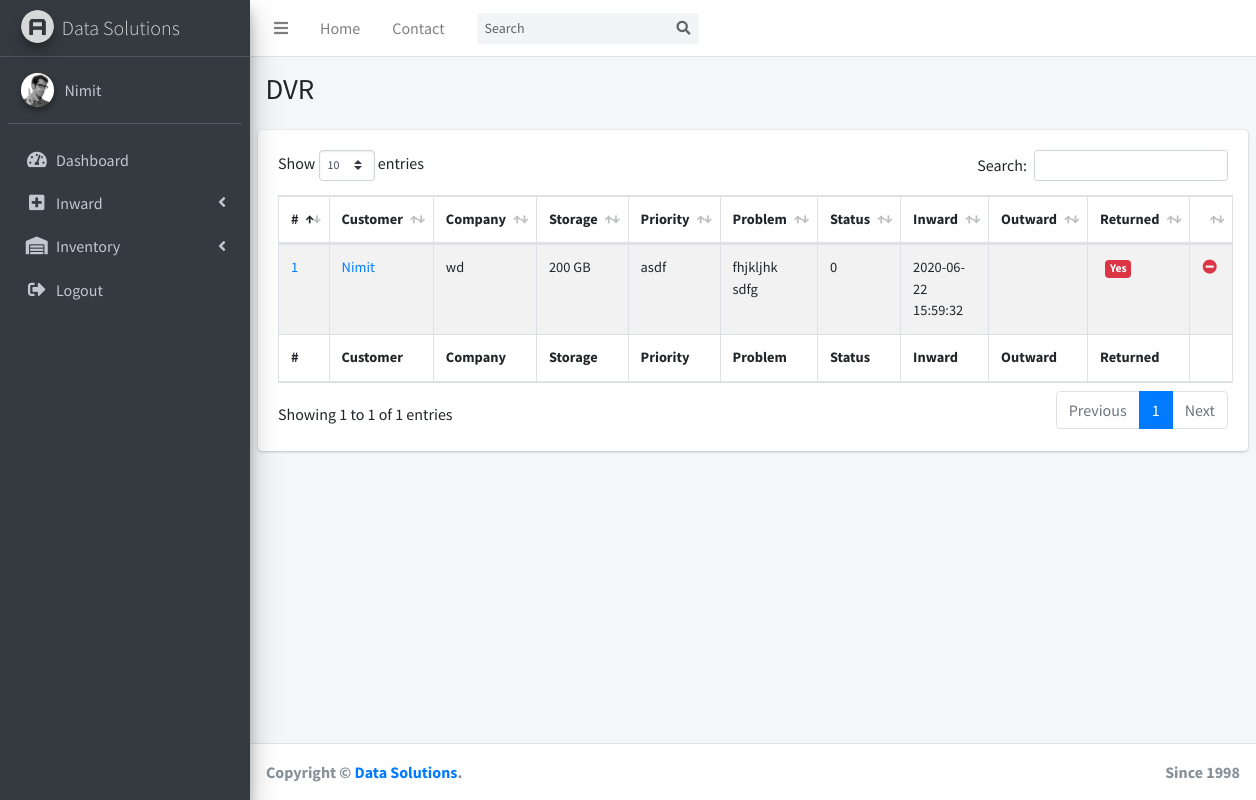
The page /dvr.php (signed in) on the database as committed earlier.
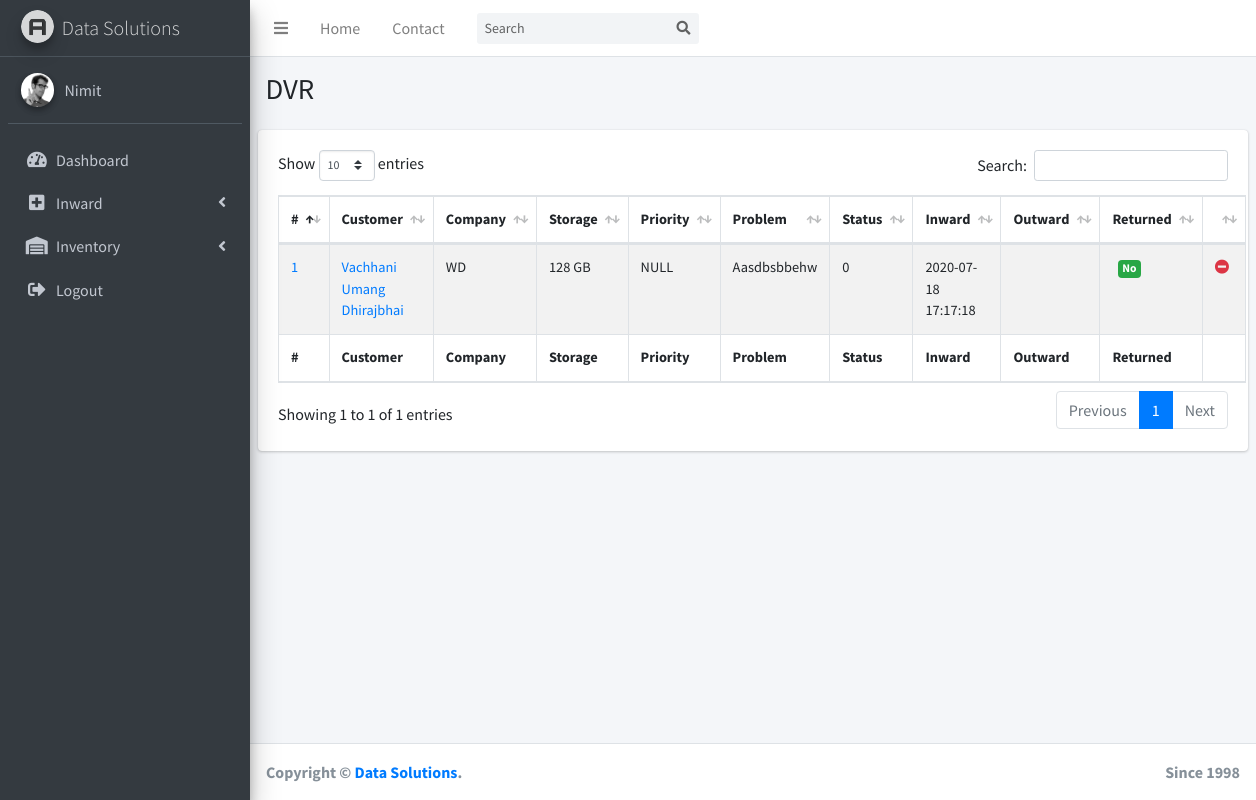
The same page on the database as committed later.
### tables this page shows
CREATE TABLE `dvr` (
  `id` int(10) UNSIGNED NOT NULL,
  `customer_id` int(10) UNSIGNED NOT NULL,
  `company` varchar(64) NOT NULL,
  `storage_capacity` mediumint(9) NOT NULL,
  `storage_unit` varchar(3) NOT NULL,
  `priority` varchar(64) NOT NULL,
  `problem` text NOT NULL,
  `estimate` int(11) NOT NULL DEFAULT 2000,
  `status` text NOT NULL DEFAULT 'Waiting for action',
  `inward` timestamp NOT NULL DEFAULT current_timestamp(),
  `outward` timestamp NULL DEFAULT NULL,
  `returned` tinyint(4) NOT NULL DEFAULT 0
);

CREATE TABLE `customer` (
  `id` int(10) UNSIGNED NOT NULL,
  `name` varchar(64) NOT NULL,
  `email` varchar(64) NOT NULL,
  `phone` varchar(10) NOT NULL
);

### dvr.php (the view, shortened to what this page needs)
<?php
  include('includes/connection.php');
?>
<!DOCTYPE html>
<html>
<head>
  <link rel="stylesheet" href="plugins/fontawesome-free/css/all.min.css">
  <link rel="stylesheet" href="https://code.ionicframework.com/ionicons/2.0.1/css/ionicons.min.css">
  <link rel="stylesheet" href="plugins/datatables-bs4/css/dataTables.bootstrap4.css">
  <link rel="stylesheet" href="dist/css/adminlte.min.css">
</head>
<body class="hold-transition sidebar-mini">
<div class="wrapper">
  <?php include('includes/menu.php'); ?>
  <div class="content-wrapper">
    <section class="content-header">
      <div class="container-fluid">
        <div class="row mb-2">
          <div class="col-sm-6">
            <h1>DVR</h1>
          </div>
          <div class="col-sm-6">
          </div>
        </div>
      </div>
    </section>
    <section class="content">
      <div class="row">
        <div class="col-12">
          <div class="card">
            <div class="card-body">
              <table id="example1" class="table table-bordered table-striped">
                <thead>
                <tr>
                    <th>#</th>
                    <th>Customer</th>
                    <th>Company</th>
                    <th>Storage</th>
                    <th>Priority</th>
                    <th>Problem</th>
                    <th>Status</th>
                    <th>Inward</th>
                    <th>Outward</th>
                    <th>Returned</th>
                    <th></th>
                </tr>
                </thead>
                <tbody>
                <?php
                  $sql = "SELECT customer.name 'customer_name',dvr.* FROM customer RIGHT JOIN dvr ON customer.id = dvr.customer_id";
                  $result = mysqli_query($con,$sql);
                  if (mysqli_num_rows($result) > 0){
                    while($row = mysqli_fetch_assoc($result)){
                ?>
                <tr>
                  <td>
                      <a href="viewStorageDeviceDetails.php?customerId=<?php echo $row['customer_id']; ?>&id=<?php echo $row['id']; ?>&type=dvr">
                        <?php echo $row['id']; ?>
                      </a>
                  </td>
                  <td>
                    <a href="viewStorageDeviceDetails.php?customerId=<?php echo $row['customer_id']; ?>&id=<?php echo $row['id']; ?>&type=dvr">
                      <?php echo $row['customer_name']; ?>
                    </a>
                  </td>
                  <td><?php echo $row['company']; ?></td>
                  <td><?php echo $row['storage_capacity']." ".$row['storage_unit']; ?></td>
                  <td><?php echo $row['priority']; ?></td>
                  <td><?php echo $row['problem']; ?></td>
                  <td><?php echo $row['status']; ?></td>
                  <td><?php echo $row['inward']; ?></td>
                  <td><?php echo $row['outward']; ?></td>
                  <td>
                      <span class="badge">
                      <?php
                          if($row['returned']==1) {
                              echo '<span class="badge bg-danger">Yes</span>';
                          }
                          else{
                              echo '<span class="badge bg-success">No</span>';
                          }
                      ?>
                  </td>
                  <td>
                      <?php if (empty($row['outward'])){ ?>
                      <a href="outward.php?customerId=<?php echo $row['customer_id'];?>&id=<?php echo $row['id'];?>&type=dvr">
                          <i class="fas fa-minus-circle text-danger"></i>
                      </a>
                      <?php } ?>
                  </td>
                </tr>
                <?php
                    }
                  }
                ?>
                </tbody>
                <tfoot>
                <tr>
                    <th>#</th>
                    <th>Customer</th>
                    <th>Company</th>
                    <th>Storage</th>
                    <th>Priority</th>
                    <th>Problem</th>
                    <th>Status</th>
                    <th>Inward</th>
                    <th>Outward</th>
                    <th>Returned</th>
                    <th></th>
                </tr>
                </tfoot>
              </table>
            </div>
          </div>
        </div>
      </div>
    </section>
  </div>
  <?php include 'includes/footer.php'; ?>
</div>
</body>
</html>

Rows that differ between the two databases and show on the page:
changed dvr "GB": customer.name "Nimit" → "Vachhani Umang Dhirajbhai"; company "wd" → "WD"; storage_capacity "200" → "128"; priority "asdf" → "NULL"; problem "fhjkljhk sdfg" → "Aasdbsbbehw"; inward "2020-06-22 15:59:32" → "2020-07-18 17:17:18"; returned "Yes" → "No"
